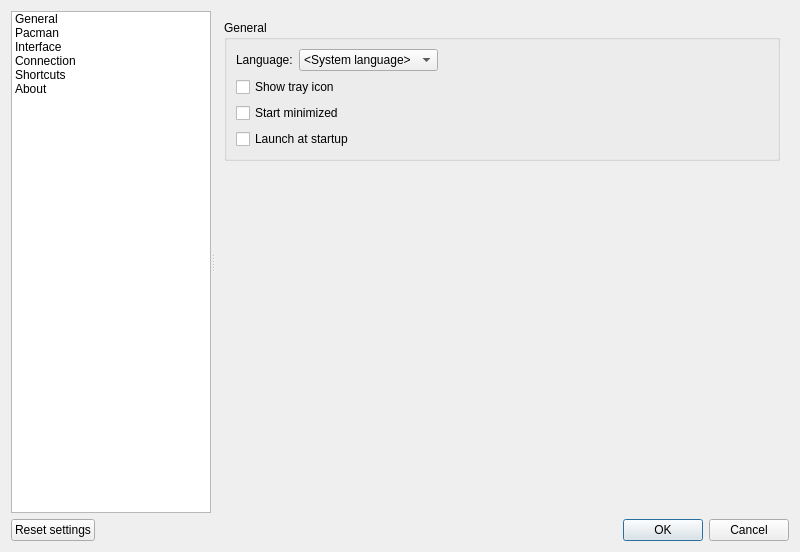
<?xml version="1.0" encoding="UTF-8"?>
<ui version="4.0">
 <class>SettingsDialog</class>
 <widget class="QDialog" name="SettingsDialog">
  <property name="geometry">
   <rect>
    <x>0</x>
    <y>0</y>
    <width>800</width>
    <height>552</height>
   </rect>
  </property>
  <property name="windowTitle">
   <string>Settings</string>
  </property>
  <layout class="QVBoxLayout" name="verticalLayout">
   <item>
    <widget class="QSplitter" name="splitter">
     <property name="sizePolicy">
      <sizepolicy hsizetype="Expanding" vsizetype="Expanding">
       <horstretch>0</horstretch>
       <verstretch>0</verstretch>
      </sizepolicy>
     </property>
     <property name="orientation">
      <enum>Qt::Horizontal</enum>
     </property>
     <widget class="QListWidget" name="pagesListWidget">
      <property name="sizePolicy">
       <sizepolicy hsizetype="MinimumExpanding" vsizetype="Expanding">
        <horstretch>0</horstretch>
        <verstretch>0</verstretch>
       </sizepolicy>
      </property>
      <property name="maximumSize">
       <size>
        <width>200</width>
        <height>16777215</height>
       </size>
      </property>
      <property name="iconSize">
       <size>
        <width>32</width>
        <height>32</height>
       </size>
      </property>
      <property name="resizeMode">
       <enum>QListView::Adjust</enum>
      </property>
      <property name="currentRow">
       <number>-1</number>
      </property>
      <item>
       <property name="text">
        <string>General</string>
       </property>
       <property name="icon">
        <iconset theme="preferences-system">
         <normaloff>.</normaloff>.</iconset>
       </property>
      </item>
      <item>
       <property name="text">
        <string>Pacman</string>
       </property>
       <property name="icon">
        <iconset theme="kapman">
         <normaloff>.</normaloff>.</iconset>
       </property>
      </item>
      <item>
       <property name="text">
        <string>Interface</string>
       </property>
       <property name="icon">
        <iconset theme="preferences-desktop-theme">
         <normaloff>.</normaloff>.</iconset>
       </property>
      </item>
      <item>
       <property name="text">
        <string>Connection</string>
       </property>
       <property name="icon">
        <iconset theme="preferences-system-network">
         <normaloff>.</normaloff>.</iconset>
       </property>
      </item>
      <item>
       <property name="text">
        <string>Shortcuts</string>
       </property>
       <property name="icon">
        <iconset theme="preferences-desktop-keyboard">
         <normaloff>.</normaloff>.</iconset>
       </property>
      </item>
      <item>
       <property name="text">
        <string>About</string>
       </property>
       <property name="icon">
        <iconset theme="dialog-information">
         <normaloff>.</normaloff>.</iconset>
       </property>
      </item>
     </widget>
     <widget class="QStackedWidget" name="pagesStackedWidget">
      <widget class="QWidget" name="generalPage">
       <layout class="QVBoxLayout" name="verticalLayout_3">
        <item>
         <widget class="QGroupBox" name="generalGroupBox">
          <property name="title">
           <string>General</string>
          </property>
          <layout class="QVBoxLayout" name="verticalLayout_6">
           <item>
            <layout class="QHBoxLayout" name="languageLayout">
             <item>
              <widget class="QLabel" name="languageLabel">
               <property name="sizePolicy">
                <sizepolicy hsizetype="Minimum" vsizetype="Minimum">
                 <horstretch>0</horstretch>
                 <verstretch>0</verstretch>
                </sizepolicy>
               </property>
               <property name="text">
                <string>Language:</string>
               </property>
              </widget>
             </item>
             <item>
              <widget class="QComboBox" name="languageComboBox">
               <item>
                <property name="text">
                 <string>&lt;System language&gt;</string>
                </property>
               </item>
              </widget>
             </item>
             <item>
              <spacer name="languageSpacer">
               <property name="orientation">
                <enum>Qt::Horizontal</enum>
               </property>
               <property name="sizeHint" stdset="0">
                <size>
                 <width>13</width>
                 <height>13</height>
                </size>
               </property>
              </spacer>
             </item>
            </layout>
           </item>
           <item>
            <widget class="QCheckBox" name="trayCheckBox">
             <property name="text">
              <string>Show tray icon</string>
             </property>
            </widget>
           </item>
           <item>
            <widget class="QCheckBox" name="startMinimizedCheckBox">
             <property name="enabled">
              <bool>true</bool>
             </property>
             <property name="text">
              <string>Start minimized</string>
             </property>
            </widget>
           </item>
           <item>
            <widget class="QCheckBox" name="autostartCheckBox">
             <property name="text">
              <string>Launch at startup</string>
             </property>
            </widget>
           </item>
          </layout>
         </widget>
        </item>
        <item>
         <spacer name="generalSpacer">
          <property name="orientation">
           <enum>Qt::Vertical</enum>
          </property>
          <property name="sizeHint" stdset="0">
           <size>
            <width>20</width>
            <height>138</height>
           </size>
          </property>
         </spacer>
        </item>
       </layout>
      </widget>
      <widget class="QWidget" name="pacmanPage">
       <layout class="QVBoxLayout" name="verticalLayout_8">
        <item>
         <widget class="QGroupBox" name="pacmanGroupBox">
          <property name="title">
           <string>Pacman</string>
          </property>
          <layout class="QVBoxLayout" name="verticalLayout_9">
           <item>
            <layout class="QHBoxLayout" name="terminalLayout">
             <item>
              <widget class="QLabel" name="terminalLabel">
               <property name="text">
                <string>Terminal:</string>
               </property>
              </widget>
             </item>
             <item>
              <widget class="QComboBox" name="terminalComboBox">
               <property name="sizePolicy">
                <sizepolicy hsizetype="MinimumExpanding" vsizetype="Fixed">
                 <horstretch>0</horstretch>
                 <verstretch>0</verstretch>
                </sizepolicy>
               </property>
               <property name="editable">
                <bool>true</bool>
               </property>
              </widget>
             </item>
             <item>
              <widget class="QLabel" name="terminalIconLabel"/>
             </item>
             <item>
              <widget class="QLineEdit" name="terminalArgumentsEdit">
               <property name="toolTip">
                <string>Terminal arguments</string>
               </property>
               <property name="placeholderText">
                <string>Arguments</string>
               </property>
              </widget>
             </item>
            </layout>
           </item>
           <item>
            <layout class="QHBoxLayout" name="pacmanToolLayout">
             <item>
              <widget class="QLabel" name="pacmanToolLabel">
               <property name="text">
                <string>Pacman tool:</string>
               </property>
              </widget>
             </item>
             <item>
              <widget class="QComboBox" name="pacmanToolComboBox">
               <property name="sizePolicy">
                <sizepolicy hsizetype="MinimumExpanding" vsizetype="Fixed">
                 <horstretch>0</horstretch>
                 <verstretch>0</verstretch>
                </sizepolicy>
               </property>
               <property name="editable">
                <bool>true</bool>
               </property>
              </widget>
             </item>
             <item>
              <spacer name="pacmanToolSpacer">
               <property name="orientation">
                <enum>Qt::Horizontal</enum>
               </property>
               <property name="sizeHint" stdset="0">
                <size>
                 <width>40</width>
                 <height>20</height>
                </size>
               </property>
              </spacer>
             </item>
            </layout>
           </item>
          </layout>
         </widget>
        </item>
        <item>
         <widget class="QGroupBox" name="autosyncGroupBox">
          <property name="title">
           <string>Autosync database</string>
          </property>
          <property name="checkable">
           <bool>true</bool>
          </property>
          <layout class="QVBoxLayout" name="verticalLayout_10">
           <item>
            <layout class="QHBoxLayout" name="autosyncLayout">
             <item>
              <widget class="QLabel" name="autosyncTypelabel">
               <property name="text">
                <string>Autosync type</string>
               </property>
              </widget>
             </item>
             <item>
              <widget class="QComboBox" name="autosyncTypeComboBox">
               <item>
                <property name="text">
                 <string>Interval</string>
                </property>
               </item>
               <item>
                <property name="text">
                 <string>Specified time</string>
                </property>
               </item>
              </widget>
             </item>
             <item>
              <widget class="QTimeEdit" name="autosyncTimeEdit">
               <property name="minimumTime">
                <time>
                 <hour>0</hour>
                 <minute>1</minute>
                 <second>0</second>
                </time>
               </property>
              </widget>
             </item>
             <item>
              <spacer name="autosyncSpacer">
               <property name="orientation">
                <enum>Qt::Horizontal</enum>
               </property>
               <property name="sizeHint" stdset="0">
                <size>
                 <width>40</width>
                 <height>20</height>
                </size>
               </property>
              </spacer>
             </item>
            </layout>
           </item>
          </layout>
         </widget>
        </item>
        <item>
         <spacer name="pacmanSpacer">
          <property name="orientation">
           <enum>Qt::Vertical</enum>
          </property>
          <property name="sizeHint" stdset="0">
           <size>
            <width>20</width>
            <height>40</height>
           </size>
          </property>
         </spacer>
        </item>
       </layout>
      </widget>
      <widget class="QWidget" name="interfacePage">
       <layout class="QVBoxLayout" name="verticalLayout_12">
        <item>
         <widget class="QGroupBox" name="trayIconGroupBox">
          <property name="title">
           <string>Tray icon</string>
          </property>
          <layout class="QGridLayout" name="gridLayout_2">
           <item row="0" column="3">
            <widget class="QLineEdit" name="noUpdatesIconEdit"/>
           </item>
           <item row="4" column="3">
            <widget class="QLineEdit" name="updatesAvailableIconEdit"/>
           </item>
           <item row="4" column="0">
            <widget class="QLabel" name="updatesAvailableIconLabel">
             <property name="text">
              <string>Updates available:</string>
             </property>
            </widget>
           </item>
           <item row="0" column="0">
            <widget class="QLabel" name="noUpdatesIconLabel">
             <property name="text">
              <string>No updates icon:</string>
             </property>
            </widget>
           </item>
           <item row="3" column="3">
            <widget class="QLineEdit" name="updatingIconEdit"/>
           </item>
           <item row="4" column="5">
            <widget class="QToolButton" name="updatesAvailableIconButton">
             <property name="text">
              <string>Choose</string>
             </property>
             <property name="icon">
              <iconset theme="folder">
               <normaloff>.</normaloff>.</iconset>
             </property>
            </widget>
           </item>
           <item row="0" column="5">
            <widget class="QToolButton" name="noUpdatesIconButton">
             <property name="text">
              <string>Choose</string>
             </property>
             <property name="icon">
              <iconset theme="folder">
               <normaloff>.</normaloff>.</iconset>
             </property>
            </widget>
           </item>
           <item row="3" column="0">
            <widget class="QLabel" name="updatingIconLabel">
             <property name="text">
              <string>Updating icon:</string>
             </property>
            </widget>
           </item>
           <item row="3" column="5">
            <widget class="QToolButton" name="updatingIconEditButton">
             <property name="text">
              <string>Choose</string>
             </property>
             <property name="icon">
              <iconset theme="folder">
               <normaloff>.</normaloff>.</iconset>
             </property>
            </widget>
           </item>
           <item row="0" column="2">
            <widget class="QLabel" name="noUpdatesIconPreviewLabel"/>
           </item>
           <item row="4" column="2">
            <widget class="QLabel" name="updatesAvailableIconPreviewLabel"/>
           </item>
           <item row="3" column="2">
            <widget class="QLabel" name="updatingIconPreviewLabel"/>
           </item>
          </layout>
         </widget>
        </item>
        <item>
         <spacer name="interfaceSpacer">
          <property name="orientation">
           <enum>Qt::Vertical</enum>
          </property>
          <property name="sizeHint" stdset="0">
           <size>
            <width>20</width>
            <height>299</height>
           </size>
          </property>
         </spacer>
        </item>
       </layout>
      </widget>
      <widget class="QWidget" name="connectionPage">
       <layout class="QVBoxLayout" name="verticalLayout_2">
        <item>
         <widget class="QGroupBox" name="proxyGroupBox">
          <property name="title">
           <string>Proxy server</string>
          </property>
          <layout class="QVBoxLayout" name="verticalLayout_5">
           <item>
            <layout class="QHBoxLayout" name="proxyTypeLayout">
             <item>
              <widget class="QLabel" name="proxyTypeLabel">
               <property name="text">
                <string>Type:</string>
               </property>
              </widget>
             </item>
             <item>
              <widget class="QComboBox" name="proxyTypeComboBox">
               <item>
                <property name="text">
                 <string>Use system settings</string>
                </property>
               </item>
               <item>
                <property name="text">
                 <string notr="true">SOCKS5</string>
                </property>
               </item>
               <item>
                <property name="text">
                 <string>Don't use a proxy</string>
                </property>
               </item>
               <item>
                <property name="text">
                 <string notr="true">HTTP</string>
                </property>
               </item>
              </widget>
             </item>
             <item>
              <spacer name="proxyTypeSpacer">
               <property name="orientation">
                <enum>Qt::Horizontal</enum>
               </property>
               <property name="sizeHint" stdset="0">
                <size>
                 <width>40</width>
                 <height>20</height>
                </size>
               </property>
              </spacer>
             </item>
            </layout>
           </item>
           <item>
            <layout class="QHBoxLayout" name="proxyAdressLayout">
             <item>
              <widget class="QLabel" name="proxyHostLabel">
               <property name="enabled">
                <bool>false</bool>
               </property>
               <property name="text">
                <string>Host:</string>
               </property>
              </widget>
             </item>
             <item>
              <widget class="QLineEdit" name="proxyHostEdit">
               <property name="enabled">
                <bool>false</bool>
               </property>
               <property name="text">
                <string/>
               </property>
              </widget>
             </item>
             <item>
              <widget class="QLabel" name="proxyPortLabel">
               <property name="enabled">
                <bool>false</bool>
               </property>
               <property name="text">
                <string>Port:</string>
               </property>
              </widget>
             </item>
             <item>
              <widget class="QSpinBox" name="proxyPortSpinbox">
               <property name="enabled">
                <bool>false</bool>
               </property>
               <property name="minimum">
                <number>1</number>
               </property>
               <property name="maximum">
                <number>65535</number>
               </property>
               <property name="value">
                <number>8080</number>
               </property>
              </widget>
             </item>
            </layout>
           </item>
           <item>
            <widget class="QCheckBox" name="proxyAuthCheckBox">
             <property name="enabled">
              <bool>false</bool>
             </property>
             <property name="text">
              <string>Authentication</string>
             </property>
            </widget>
           </item>
           <item>
            <layout class="QGridLayout" name="proxyAuthLayout">
             <item row="0" column="0">
              <widget class="QLabel" name="proxyUsernameLabel">
               <property name="enabled">
                <bool>false</bool>
               </property>
               <property name="text">
                <string>Username:</string>
               </property>
              </widget>
             </item>
             <item row="0" column="1">
              <widget class="QLineEdit" name="proxyUsernameEdit">
               <property name="enabled">
                <bool>false</bool>
               </property>
              </widget>
             </item>
             <item row="1" column="0">
              <widget class="QLabel" name="proxyPasswordLabel">
               <property name="enabled">
                <bool>false</bool>
               </property>
               <property name="text">
                <string>Password:</string>
               </property>
              </widget>
             </item>
             <item row="1" column="1">
              <widget class="QLineEdit" name="proxyPasswordEdit">
               <property name="enabled">
                <bool>false</bool>
               </property>
               <property name="echoMode">
                <enum>QLineEdit::Password</enum>
               </property>
              </widget>
             </item>
            </layout>
           </item>
           <item>
            <widget class="QLabel" name="proxyPasswordInfoLabel">
             <property name="enabled">
              <bool>false</bool>
             </property>
             <property name="text">
              <string>Info: the password is saved unencrypted</string>
             </property>
            </widget>
           </item>
          </layout>
         </widget>
        </item>
        <item>
         <spacer name="proxySpacer">
          <property name="orientation">
           <enum>Qt::Vertical</enum>
          </property>
          <property name="sizeHint" stdset="0">
           <size>
            <width>20</width>
            <height>40</height>
           </size>
          </property>
         </spacer>
        </item>
       </layout>
      </widget>
      <widget class="QWidget" name="shortcutsPage">
       <layout class="QVBoxLayout" name="verticalLayout_4">
        <item>
         <widget class="QTreeWidget" name="shortcutsTreeWidget">
          <property name="rootIsDecorated">
           <bool>false</bool>
          </property>
          <column>
           <property name="text">
            <string>Description</string>
           </property>
          </column>
          <column>
           <property name="text">
            <string>Shortcut</string>
           </property>
          </column>
         </widget>
        </item>
        <item>
         <layout class="QHBoxLayout" name="resetAllShortcutsLayout">
          <item>
           <widget class="QPushButton" name="resetAllShortcutsButton">
            <property name="toolTip">
             <string>Reset all to default</string>
            </property>
            <property name="text">
             <string>Reset all</string>
            </property>
           </widget>
          </item>
          <item>
           <spacer name="resetAllShortcutsSpacer">
            <property name="orientation">
             <enum>Qt::Horizontal</enum>
            </property>
            <property name="sizeHint" stdset="0">
             <size>
              <width>40</width>
              <height>20</height>
             </size>
            </property>
           </spacer>
          </item>
         </layout>
        </item>
        <item>
         <widget class="QGroupBox" name="shortcutGroupBox">
          <property name="enabled">
           <bool>false</bool>
          </property>
          <property name="title">
           <string>Shortcut</string>
          </property>
          <layout class="QHBoxLayout" name="horizontalLayout_2">
           <item>
            <widget class="QLabel" name="shortcutLabel">
             <property name="text">
              <string>Key sequence:</string>
             </property>
            </widget>
           </item>
           <item>
            <widget class="QKeySequenceEdit" name="shortcutSequenceEdit"/>
           </item>
           <item>
            <widget class="QToolButton" name="acceptShortcutButton">
             <property name="toolTip">
              <string>Accept</string>
             </property>
             <property name="text">
              <string>Accept</string>
             </property>
             <property name="icon">
              <iconset theme="dialog-ok-apply">
               <normaloff>.</normaloff>.</iconset>
             </property>
            </widget>
           </item>
           <item>
            <widget class="QToolButton" name="clearShortcutButton">
             <property name="toolTip">
              <string>Clear</string>
             </property>
             <property name="text">
              <string>Clear</string>
             </property>
             <property name="icon">
              <iconset theme="edit-clear">
               <normaloff>.</normaloff>.</iconset>
             </property>
            </widget>
           </item>
           <item>
            <widget class="QToolButton" name="resetShortcutButton">
             <property name="toolTip">
              <string>Reset to default</string>
             </property>
             <property name="text">
              <string>Reset</string>
             </property>
             <property name="icon">
              <iconset theme="view-refresh">
               <normaloff>.</normaloff>.</iconset>
             </property>
            </widget>
           </item>
          </layout>
         </widget>
        </item>
       </layout>
      </widget>
      <widget class="QWidget" name="aboutPage">
       <layout class="QVBoxLayout" name="verticalLayout_7">
        <item>
         <layout class="QHBoxLayout" name="aboutLayout">
          <item>
           <widget class="QLabel" name="logoLabel">
            <property name="maximumSize">
             <size>
              <width>200</width>
              <height>200</height>
             </size>
            </property>
            <property name="scaledContents">
             <bool>true</bool>
            </property>
            <property name="margin">
             <number>20</number>
            </property>
           </widget>
          </item>
          <item>
           <widget class="QGroupBox" name="aboutGroupBox">
            <property name="title">
             <string notr="true">Orson</string>
            </property>
            <layout class="QGridLayout" name="aboutBoxLayout">
             <item row="6" column="0">
              <widget class="QLabel" name="autorTitleLabel">
               <property name="text">
                <string>Autor:</string>
               </property>
              </widget>
             </item>
             <item row="3" column="0">
              <widget class="QLabel" name="licenseTitleLabel">
               <property name="text">
                <string>License:</string>
               </property>
              </widget>
             </item>
             <item row="6" column="1">
              <widget class="QLabel" name="autorLabel">
               <property name="text">
                <string notr="true">&lt;html&gt;&lt;head/&gt;&lt;body&gt;&lt;p&gt;&lt;a href=&quot;https://github.com/Shatur95&quot;&gt;Shatur95&lt;/a&gt;&lt;/p&gt;&lt;/body&gt;&lt;/html&gt;</string>
               </property>
               <property name="openExternalLinks">
                <bool>true</bool>
               </property>
               <property name="textInteractionFlags">
                <set>Qt::LinksAccessibleByMouse|Qt::TextSelectableByMouse</set>
               </property>
              </widget>
             </item>
             <item row="5" column="0">
              <widget class="QLabel" name="nationTitleLabel">
               <property name="text">
                <string>Country:</string>
               </property>
              </widget>
             </item>
             <item row="8" column="1">
              <widget class="QLabel" name="mailLabel">
               <property name="text">
                <string notr="true">&lt;html&gt;&lt;head/&gt;&lt;body&gt;&lt;p&gt;&lt;a href=&quot;mailto:sledgehammer999@qbittorrent.org&quot;&gt;genaloner@gmail.com&lt;/a&gt;&lt;/p&gt;&lt;/body&gt;&lt;/html&gt;</string>
               </property>
               <property name="openExternalLinks">
                <bool>true</bool>
               </property>
               <property name="textInteractionFlags">
                <set>Qt::LinksAccessibleByMouse|Qt::TextSelectableByMouse</set>
               </property>
              </widget>
             </item>
             <item row="10" column="0">
              <widget class="QLabel" name="telegramTitleLabel">
               <property name="text">
                <string notr="true">Telegram:</string>
               </property>
              </widget>
             </item>
             <item row="0" column="1">
              <widget class="QLabel" name="versionLabel"/>
             </item>
             <item row="10" column="1">
              <widget class="QLabel" name="telegramLabel">
               <property name="text">
                <string notr="true">&lt;html&gt;&lt;head/&gt;&lt;body&gt;&lt;p&gt;&lt;a href=&quot;https://t.me/Shatur&quot;&gt;@Shatur&lt;/a&gt;&lt;/p&gt;&lt;/body&gt;&lt;/html&gt;</string>
               </property>
               <property name="openExternalLinks">
                <bool>true</bool>
               </property>
               <property name="textInteractionFlags">
                <set>Qt::LinksAccessibleByMouse|Qt::TextSelectableByMouse</set>
               </property>
              </widget>
             </item>
             <item row="8" column="0">
              <widget class="QLabel" name="mailTitleLabel">
               <property name="text">
                <string notr="true">E-mail:</string>
               </property>
              </widget>
             </item>
             <item row="3" column="1">
              <widget class="QLabel" name="licenseLabel">
               <property name="text">
                <string notr="true">GPL v3 </string>
               </property>
              </widget>
             </item>
             <item row="5" column="1">
              <widget class="QLabel" name="nationLabel">
               <property name="text">
                <string>Ukraine</string>
               </property>
              </widget>
             </item>
             <item row="0" column="0">
              <widget class="QLabel" name="versionTitleLabel">
               <property name="text">
                <string>Version:</string>
               </property>
              </widget>
             </item>
            </layout>
           </widget>
          </item>
          <item>
           <spacer name="aboutBoxSpacer">
            <property name="orientation">
             <enum>Qt::Horizontal</enum>
            </property>
            <property name="sizeHint" stdset="0">
             <size>
              <width>0</width>
              <height>0</height>
             </size>
            </property>
           </spacer>
          </item>
         </layout>
        </item>
        <item>
         <spacer name="aboutSpacer">
          <property name="orientation">
           <enum>Qt::Vertical</enum>
          </property>
          <property name="sizeHint" stdset="0">
           <size>
            <width>20</width>
            <height>40</height>
           </size>
          </property>
         </spacer>
        </item>
       </layout>
      </widget>
     </widget>
    </widget>
   </item>
   <item>
    <layout class="QHBoxLayout" name="dialogLayout">
     <item>
      <widget class="QPushButton" name="resetSettingsButton">
       <property name="text">
        <string>Reset settings</string>
       </property>
      </widget>
     </item>
     <item>
      <widget class="QDialogButtonBox" name="dialogButtonBox">
       <property name="orientation">
        <enum>Qt::Horizontal</enum>
       </property>
       <property name="standardButtons">
        <set>QDialogButtonBox::Cancel|QDialogButtonBox::Ok</set>
       </property>
      </widget>
     </item>
    </layout>
   </item>
  </layout>
 </widget>
 <resources/>
 <connections>
  <connection>
   <sender>dialogButtonBox</sender>
   <signal>accepted()</signal>
   <receiver>SettingsDialog</receiver>
   <slot>accept()</slot>
   <hints>
    <hint type="sourcelabel">
     <x>464</x>
     <y>409</y>
    </hint>
    <hint type="destinationlabel">
     <x>157</x>
     <y>274</y>
    </hint>
   </hints>
  </connection>
  <connection>
   <sender>dialogButtonBox</sender>
   <signal>rejected()</signal>
   <receiver>SettingsDialog</receiver>
   <slot>reject()</slot>
   <hints>
    <hint type="sourcelabel">
     <x>464</x>
     <y>409</y>
    </hint>
    <hint type="destinationlabel">
     <x>286</x>
     <y>274</y>
    </hint>
   </hints>
  </connection>
  <connection>
   <sender>pagesListWidget</sender>
   <signal>currentRowChanged(int)</signal>
   <receiver>pagesStackedWidget</receiver>
   <slot>setCurrentIndex(int)</slot>
   <hints>
    <hint type="sourcelabel">
     <x>108</x>
     <y>250</y>
    </hint>
    <hint type="destinationlabel">
     <x>500</x>
     <y>250</y>
    </hint>
   </hints>
  </connection>
  <connection>
   <sender>proxyAuthCheckBox</sender>
   <signal>toggled(bool)</signal>
   <receiver>proxyUsernameEdit</receiver>
   <slot>setEnabled(bool)</slot>
   <hints>
    <hint type="sourcelabel">
     <x>259</x>
     <y>38</y>
    </hint>
    <hint type="destinationlabel">
     <x>276</x>
     <y>36</y>
    </hint>
   </hints>
  </connection>
  <connection>
   <sender>proxyAuthCheckBox</sender>
   <signal>toggled(bool)</signal>
   <receiver>proxyUsernameLabel</receiver>
   <slot>setEnabled(bool)</slot>
   <hints>
    <hint type="sourcelabel">
     <x>500</x>
     <y>162</y>
    </hint>
    <hint type="destinationlabel">
     <x>262</x>
     <y>199</y>
    </hint>
   </hints>
  </connection>
  <connection>
   <sender>proxyAuthCheckBox</sender>
   <signal>toggled(bool)</signal>
   <receiver>proxyPasswordLabel</receiver>
   <slot>setEnabled(bool)</slot>
   <hints>
    <hint type="sourcelabel">
     <x>500</x>
     <y>162</y>
    </hint>
    <hint type="destinationlabel">
     <x>262</x>
     <y>235</y>
    </hint>
   </hints>
  </connection>
  <connection>
   <sender>proxyAuthCheckBox</sender>
   <signal>toggled(bool)</signal>
   <receiver>proxyPasswordEdit</receiver>
   <slot>setEnabled(bool)</slot>
   <hints>
    <hint type="sourcelabel">
     <x>500</x>
     <y>162</y>
    </hint>
    <hint type="destinationlabel">
     <x>536</x>
     <y>235</y>
    </hint>
   </hints>
  </connection>
  <connection>
   <sender>proxyAuthCheckBox</sender>
   <signal>toggled(bool)</signal>
   <receiver>proxyPasswordInfoLabel</receiver>
   <slot>setEnabled(bool)</slot>
   <hints>
    <hint type="sourcelabel">
     <x>500</x>
     <y>162</y>
    </hint>
    <hint type="destinationlabel">
     <x>500</x>
     <y>266</y>
    </hint>
   </hints>
  </connection>
  <connection>
   <sender>trayCheckBox</sender>
   <signal>toggled(bool)</signal>
   <receiver>startMinimizedCheckBox</receiver>
   <slot>setEnabled(bool)</slot>
   <hints>
    <hint type="sourcelabel">
     <x>500</x>
     <y>146</y>
    </hint>
    <hint type="destinationlabel">
     <x>500</x>
     <y>182</y>
    </hint>
   </hints>
  </connection>
  <connection>
   <sender>trayCheckBox</sender>
   <signal>toggled(bool)</signal>
   <receiver>startMinimizedCheckBox</receiver>
   <slot>setChecked(bool)</slot>
   <hints>
    <hint type="sourcelabel">
     <x>500</x>
     <y>146</y>
    </hint>
    <hint type="destinationlabel">
     <x>500</x>
     <y>182</y>
    </hint>
   </hints>
  </connection>
 </connections>
</ui>
